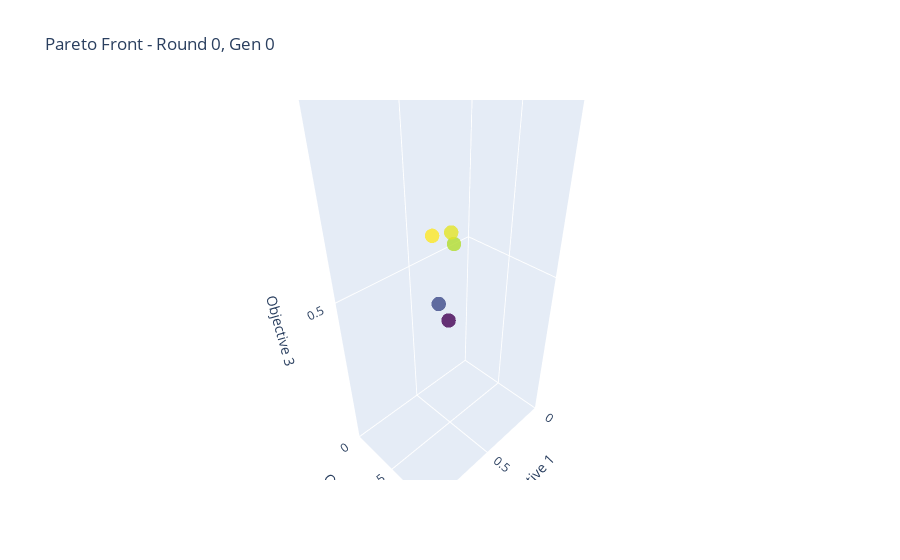
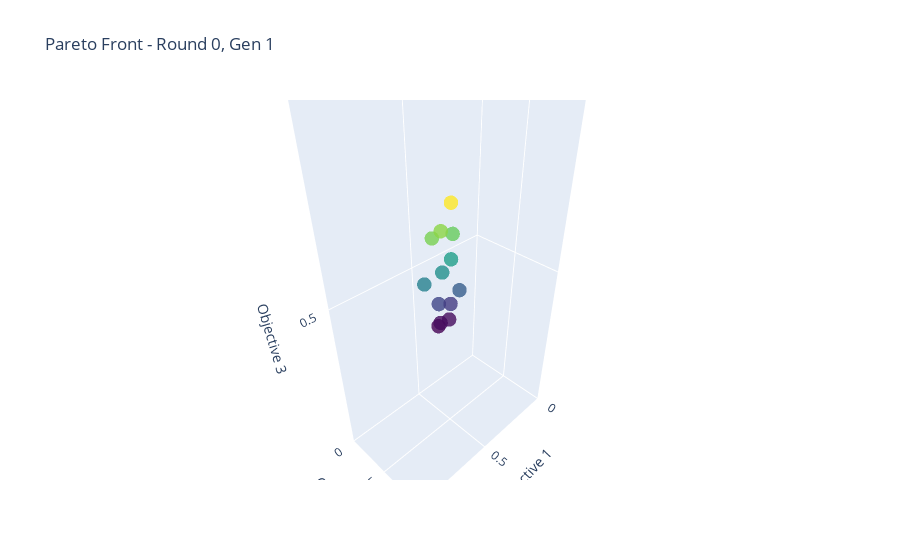
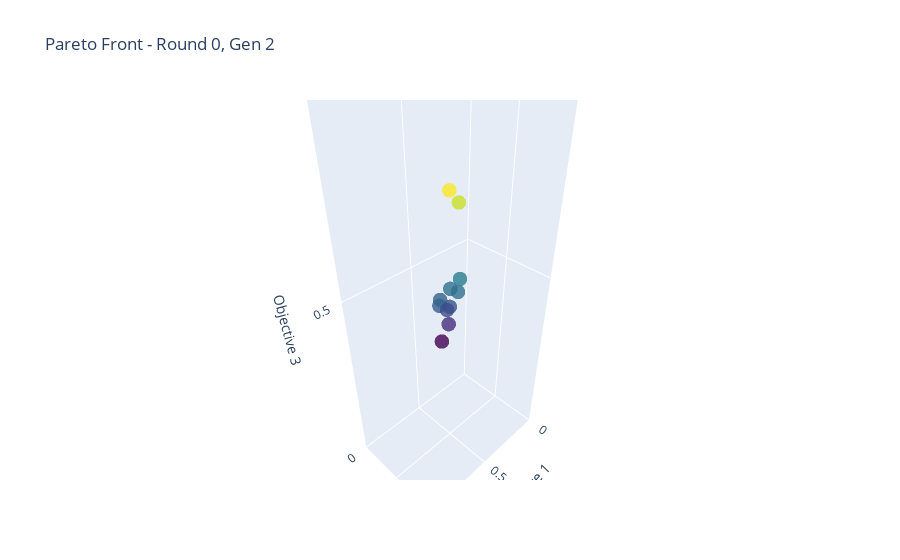
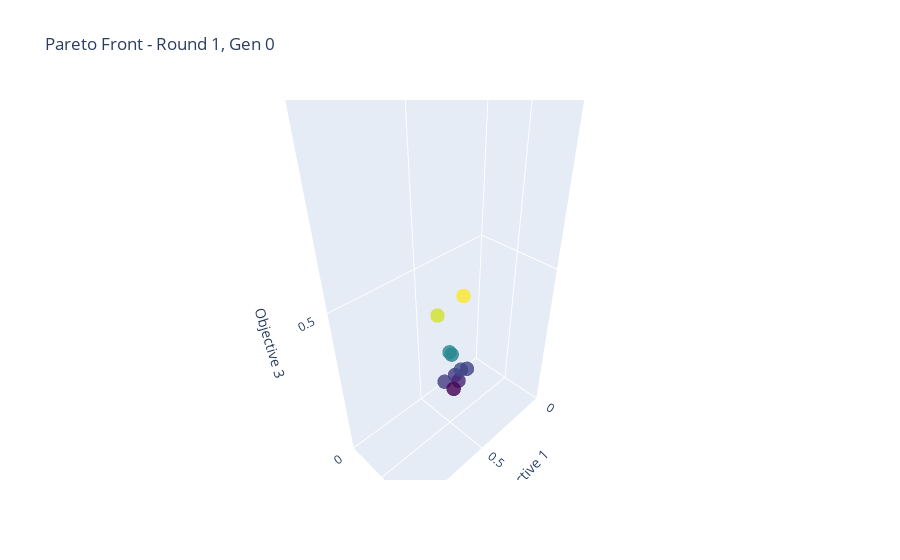

Source (notebook cell) for these figures, in order:
### Code cell
import plotly.graph_objects as go

# Choose a generation and run
# gen_idx = 0
# run_idx = 0

for run_idx in range(len(all_runs_fronts)):
    for gen_idx in range(len(all_runs_fronts[run_idx])):
        
        front = all_runs_fronts[run_idx][gen_idx]

        fig = go.Figure(data=[go.Scatter3d(
            x=front[:, 0],
            y=front[:, 1],
            z=front[:, 2],
            mode='markers',
            marker=dict(
                size=5,
                color=front[:, 2],  # Color by third objective
                colorscale='Viridis',
                opacity=0.8
            )
        )])

        # min_x = get_min_objective_value(run_idx, gen_idx, 0)
        # max_x = get_max_objective_value(run_idx, gen_idx, 0)
        # min_y = get_min_objective_value(run_idx, gen_idx, 1)
        # max_y = get_max_objective_value(run_idx, gen_idx, 1)
        # min_z = get_min_objective_value(run_idx, gen_idx, 2)
        # max_z = get_max_objective_value(run_idx, gen_idx, 2)
        
        min_x = 0
        min_y = 0
        min_z = 0

        max_x = 1
        max_y = 1
        max_z = 1

        fig.update_layout(
            title=f"Pareto Front - Round {run_idx}, Gen {gen_idx}",
            scene=dict(
                xaxis=dict(title="Objective 1", range=[min_x, max_x]),
                yaxis=dict(title="Objective 2", range=[min_y, max_y]),
                zaxis=dict(title="Objective 3", range=[min_z, max_z])
            )
        )

        fig.show()

### Figure 1 — Plotly figure (JSON) as saved in the notebook; plotly's stock layout.template omitted (floating-point values rounded to 4 significant figures)
{"data": [{"marker": {"color": [0.39, 0.62, 0.45, 0.64, 0.65], "colorscale": [[0, "#440154"], [0.1111, "#482878"], [0.2222, "#3e4989"], [0.3333, "#31688e"], [0.4444, "#26828e"], [0.5556, "#1f9e89"], [0.6667, "#35b779"], [0.7778, "#6ece58"], [0.8889, "#b5de2b"], [1, "#fde725"]], "opacity": 0.8, "size": 5}, "mode": "markers", "type": "scatter3d", "x": [0.48, 0.46, 0.53, 0.44, 0.56], "y": [0.45, 0.48, 0.41, 0.42, 0.4], "z": [0.39, 0.62, 0.45, 0.64, 0.65]}], "layout": {"scene": {"xaxis": {"range": [0, 1], "title": {"text": "Objective 1"}}, "yaxis": {"range": [0, 1], "title": {"text": "Objective 2"}}, "zaxis": {"range": [0, 1], "title": {"text": "Objective 3"}}}, "title": {"text": "Pareto Front - Round 0, Gen 0"}}}

### Figure 2 — Plotly figure (JSON) as saved in the notebook; plotly's stock layout.template omitted (floating-point values rounded to 4 significant figures)
{"data": [{"marker": {"color": [0.39, 0.45, 0.64, 0.65, 0.57, 0.72, 0.53, 0.38, 0.66, 0.44, 0.55, 0.39, 0.48], "colorscale": [[0, "#440154"], [0.1111, "#482878"], [0.2222, "#3e4989"], [0.3333, "#31688e"], [0.4444, "#26828e"], [0.5556, "#1f9e89"], [0.6667, "#35b779"], [0.7778, "#6ece58"], [0.8889, "#b5de2b"], [1, "#fde725"]], "opacity": 0.8, "size": 5}, "mode": "markers", "type": "scatter3d", "x": [0.48, 0.53, 0.44, 0.56, 0.45, 0.44, 0.61, 0.54, 0.51, 0.47, 0.52, 0.53, 0.43], "y": [0.45, 0.41, 0.42, 0.4, 0.42, 0.4, 0.39, 0.42, 0.41, 0.45, 0.44, 0.43, 0.49], "z": [0.39, 0.45, 0.64, 0.65, 0.57, 0.72, 0.53, 0.38, 0.66, 0.44, 0.55, 0.39, 0.48]}], "layout": {"scene": {"xaxis": {"range": [0, 1], "title": {"text": "Objective 1"}}, "yaxis": {"range": [0, 1], "title": {"text": "Objective 2"}}, "zaxis": {"range": [0, 1], "title": {"text": "Objective 3"}}}, "title": {"text": "Pareto Front - Round 0, Gen 1"}}}

### Figure 3 — Plotly figure (JSON) as saved in the notebook; plotly's stock layout.template omitted (floating-point values rounded to 4 significant figures)
{"data": [{"marker": {"color": [0.39, 0.45, 0.72, 0.44, 0.48, 0.46, 0.69, 0.34, 0.5, 0.48, 0.43], "colorscale": [[0, "#440154"], [0.1111, "#482878"], [0.2222, "#3e4989"], [0.3333, "#31688e"], [0.4444, "#26828e"], [0.5556, "#1f9e89"], [0.6667, "#35b779"], [0.7778, "#6ece58"], [0.8889, "#b5de2b"], [1, "#fde725"]], "opacity": 0.8, "size": 5}, "mode": "markers", "type": "scatter3d", "x": [0.48, 0.53, 0.44, 0.47, 0.43, 0.51, 0.39, 0.52, 0.38, 0.44, 0.48], "y": [0.45, 0.41, 0.4, 0.45, 0.49, 0.39, 0.43, 0.42, 0.44, 0.41, 0.43], "z": [0.39, 0.45, 0.72, 0.44, 0.48, 0.46, 0.69, 0.34, 0.5, 0.48, 0.43]}], "layout": {"scene": {"xaxis": {"range": [0, 1], "title": {"text": "Objective 1"}}, "yaxis": {"range": [0, 1], "title": {"text": "Objective 2"}}, "zaxis": {"range": [0, 1], "title": {"text": "Objective 3"}}}, "title": {"text": "Pareto Front - Round 0, Gen 2"}}}

### Figure 4 — Plotly figure (JSON) as saved in the notebook; plotly's stock layout.template omitted (floating-point values rounded to 4 significant figures)
{"data": [{"marker": {"color": [0.25, 0.5, 0.48, 0.23, 0.25, 0.2, 0.33, 0.34, 0.27, 0.26], "colorscale": [[0, "#440154"], [0.1111, "#482878"], [0.2222, "#3e4989"], [0.3333, "#31688e"], [0.4444, "#26828e"], [0.5556, "#1f9e89"], [0.6667, "#35b779"], [0.7778, "#6ece58"], [0.8889, "#b5de2b"], [1, "#fde725"]], "opacity": 0.8, "size": 5}, "mode": "markers", "type": "scatter3d", "x": [0.54, 0.49, 0.64, 0.53, 0.61, 0.55, 0.56, 0.57, 0.52, 0.48], "y": [0.65, 0.65, 0.62, 0.68, 0.64, 0.65, 0.64, 0.63, 0.69, 0.7], "z": [0.25, 0.5, 0.48, 0.23, 0.25, 0.2, 0.33, 0.34, 0.27, 0.26]}], "layout": {"scene": {"xaxis": {"range": [0, 1], "title": {"text": "Objective 1"}}, "yaxis": {"range": [0, 1], "title": {"text": "Objective 2"}}, "zaxis": {"range": [0, 1], "title": {"text": "Objective 3"}}}, "title": {"text": "Pareto Front - Round 1, Gen 0"}}}
